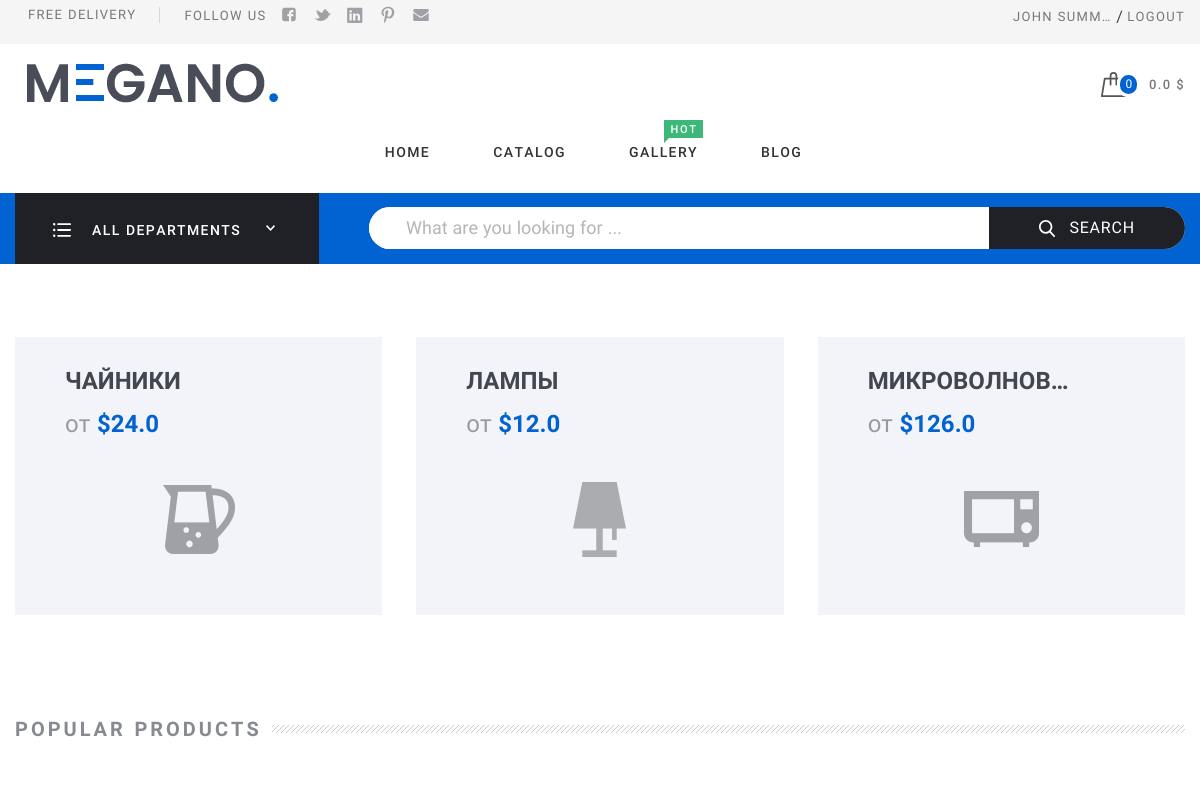
The page /item/ (signed in, upper part) on the database as committed earlier.
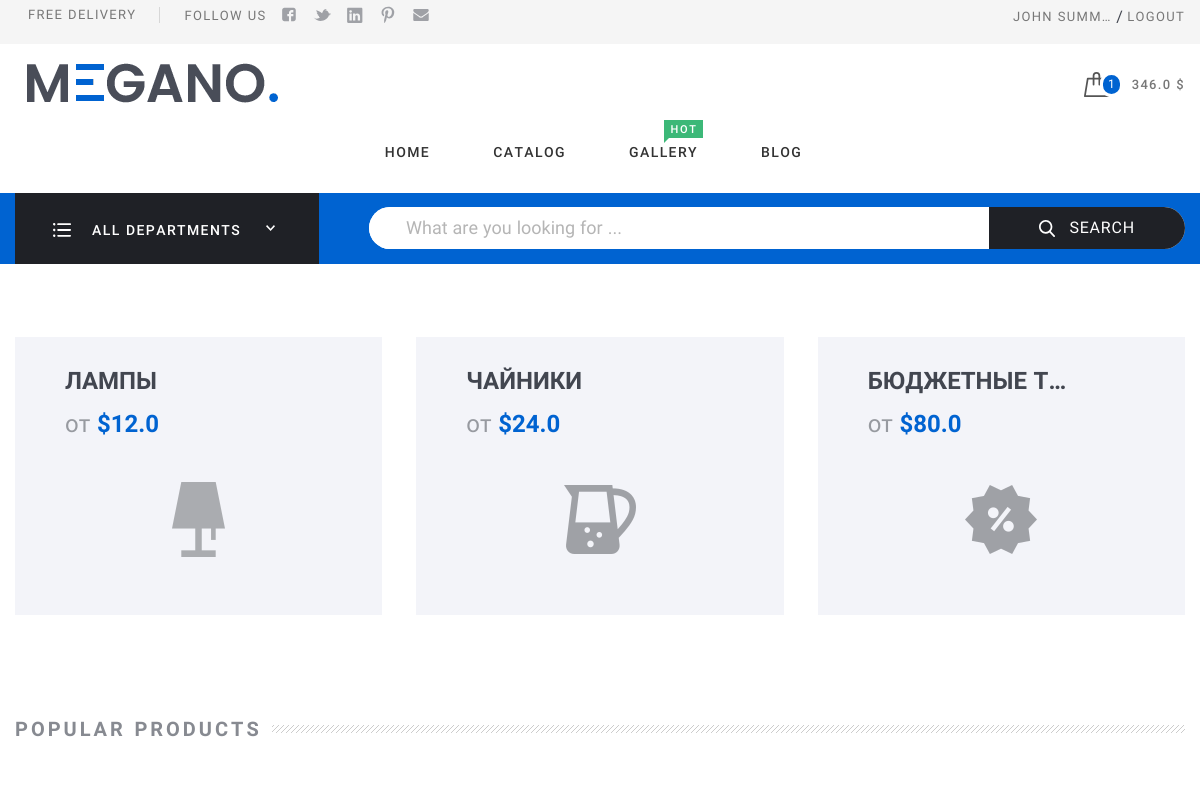
The same page on the database as committed later.
### app_item/models.py (models this page shows, shortened)
class Category(models.Model):
    title = models.CharField(max_length=100, verbose_name='название')
    slug = models.SlugField(max_length=100, db_index=True, allow_unicode=True)
    description = models.TextField(null=True, blank=True, verbose_name='описание')
    image = models.ImageField(upload_to='category', null=True, verbose_name='иконка')
    parent_category = models.ForeignKey('self', related_name='sub_categories',
                                        on_delete=models.SET_NULL, null=True, blank=True)
    item = models.ForeignKey('Item', on_delete=models.CASCADE, related_name='cats')
    objects = models.Manager()
    class Meta:
        db_table = 'app_categories'
        verbose_name = 'категория'
        verbose_name_plural = 'категории'
    def __str__(self):
        return self.title
    def item_count(self):
        return Item.objects.filter(Q(category__parent_category=self) | Q(category=self)).count()

### app_item/views.py (the view)
# urls.py: path('', MainPage.as_view(), name='main_page'),
class MainPage(TemplateView):
    model = Item
    template_name = 'main-page.html'
    def get_context_data(self, **kwargs):
        favorite = AddItemToReview()
        item_handler = ItemHandler()
        kwargs['favorites'] = favorite.get_favorite_category_best_price(user=self.request.user)
        kwargs['popular'] = item_handler.get_popular_items
        kwargs['limited_edition_items'] = item_handler.get_limited_edition_items()[:8]
        return kwargs
    def get(self, request, *args, **kwargs):
        context = self.get_context_data(**kwargs)
        return self.render_to_response(context)

### app_cart/context_processors.py (called while the page is built)
def get_cart(request):
    try:
        cart = Cart.objects.get(user=request.user)
        cart_total_sum = cart.get_total_price()
        return {'cart_total_sum': cart_total_sum}
    except:
        return {'cart_total_sum': 0}

def cart(request):
    try:
        cart = Cart.objects.get(user=request.user)
        return {'cart': cart}
    except:
        return {'cart': None}

### app_cart/models.py (called while the page is built)
    def total_price(self):
        return self.quantity * self.item.get_price()

    def get_total_price(self):
        return float(sum(item.total_price() for item in self.items.all()))

### app_item/context_processors.py (called while the page is built)
def categories(request):
    return {'categories': Category.objects.all()}

### app_item/models.py (called while the page is built)
    def get_price(self):
        return self.price

### app_item/services/item_services.py (called while the page is built)
    def get_popular_items(self):
        return Item.available_items.order_by('-reviews')[:8]

    def get_limited_edition_items(self):
        return Item.available_items.filter(limited_edition=True)

    def _get_all_category(self, category_id=None):
        if category_id:
            return Category.objects.get(id=category_id)
        return Category.objects.all()

### templates/main-page.html (shortened to what this page needs)
{% extends 'index.html' %}
{% load static %}
{% block content %}
<div class="Middle">
    <div class="Section">
        <div class="wrap">
            <div class="BannersHome">
                {% for category in favorites|slice:'3' %}
                <a class="BannersHomeBlock" href="{% url 'app_item:item_category' category.category.slug %}">
                    <div class="BannersHomeBlock-row">
                        <div class="BannersHomeBlock-block">
                            <strong class="BannersHomeBlock-title">
                                {{category.category|truncatechars:12 }}
                            </strong>
                            <div class="BannersHomeBlock-content">
                                от&#32;<span class="BannersHomeBlock-price">${{category.price}}</span>
                            </div>
                        </div>
                        <div class="BannersHomeBlock-block">
                            <div class="BannersHomeBlock-img"><img src="{{category.category.image.url}}" alt="videoca.png"/>
                            </div>
                        </div>
                    </div>
                </a>
                {% endfor %}
            </div>
        </div>
    </div>
    <div class="Section Section_column Section_columnDesktop">
        <div class="wrap">
            <div class="Section-content">
                <header class="Section-header">
                    <h2 class="Section-title">Popular Products
                    </h2>
                </header>
            </div>
        </div>
    </div>
</div>
{% endblock %}

### templates/index.html (shortened to what the changed rows need)
<!DOCTYPE html>
<html lang="ru">
<head>
    <link rel="stylesheet" type="text/css" href="/assets/css/fonts.css?v=65245665">
    <link rel="stylesheet" type="text/css" href="/assets/css/basic.css?v=65245665">
    <link rel="stylesheet" type="text/css" href="/assets/css/extra.css?v=65245665">
</head>
<body class="Site" style="background-color: transparent">
<header class="Header">
    <div class="wrap">
        <div class="row Header-rowMain">
            <div class="row-block">
                <div class="CartBlock">
                    <a class="CartBlock-block" href="{% url 'app_cart:cart' %}">
                        <img class="CartBlock-img" src="/assets/img/icons/cart.svg" alt="cart.svg"/>
                        <span class="CartBlock-amount">
                            {% with total_items=request.user.user_add_items.count  %}
                                {% if total_items > 0 %}
                                    {{ total_items }}
                                {% else %}
                                    0
                                {% endif %}
                            {% endwith %}
                        </span>
                    </a>
                    <div class="CartBlock-block">
                        <span class="CartBlock-price">{{ cart_total_sum }} $</span>
                    </div>
                </div>
            </div>
        </div>
    </div>
</header>
<div>
    {% block content %}
    {% endblock %}
</div>
</body>
</html>
</html>

Rows that differ between the two databases and show on the page:
no longer on this page (row unchanged): Category: category "МИКРОВОЛНОВ…", price "126.0", category.image (picture)
changed Category "ЛАМПЫ": moves up the list
now on this page (row unchanged): Category: category "БЮДЖЕТНЫЕ Т…", price "80.0", category.image (picture)
Other text that changed with them:
{{ total_items }}: (not shown) → "1"
{{ cart_total_sum }}: "0.0" → "346.0"
text no longer shown: "0"
